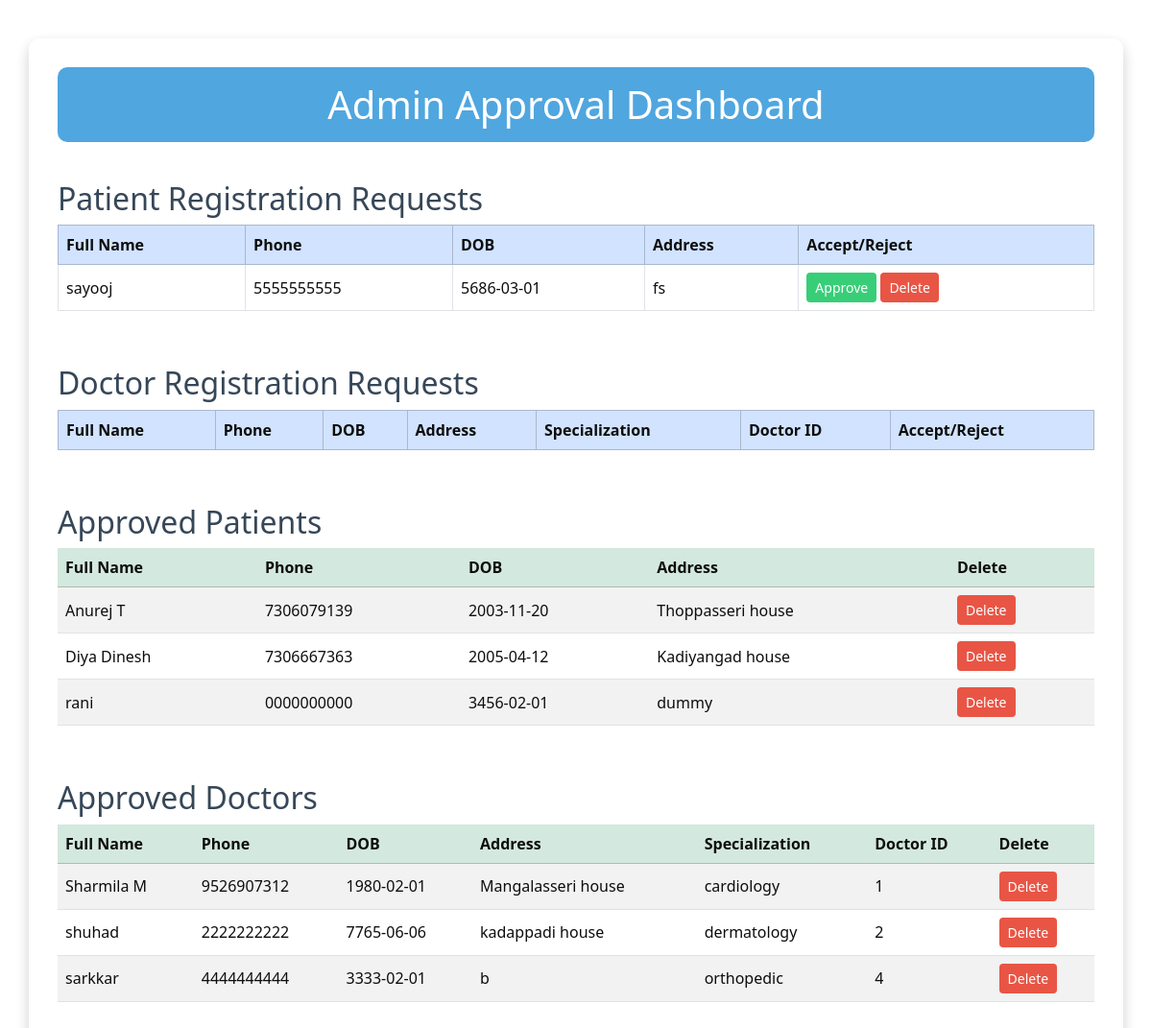
The app's page /adminlogged (signed in), older data.
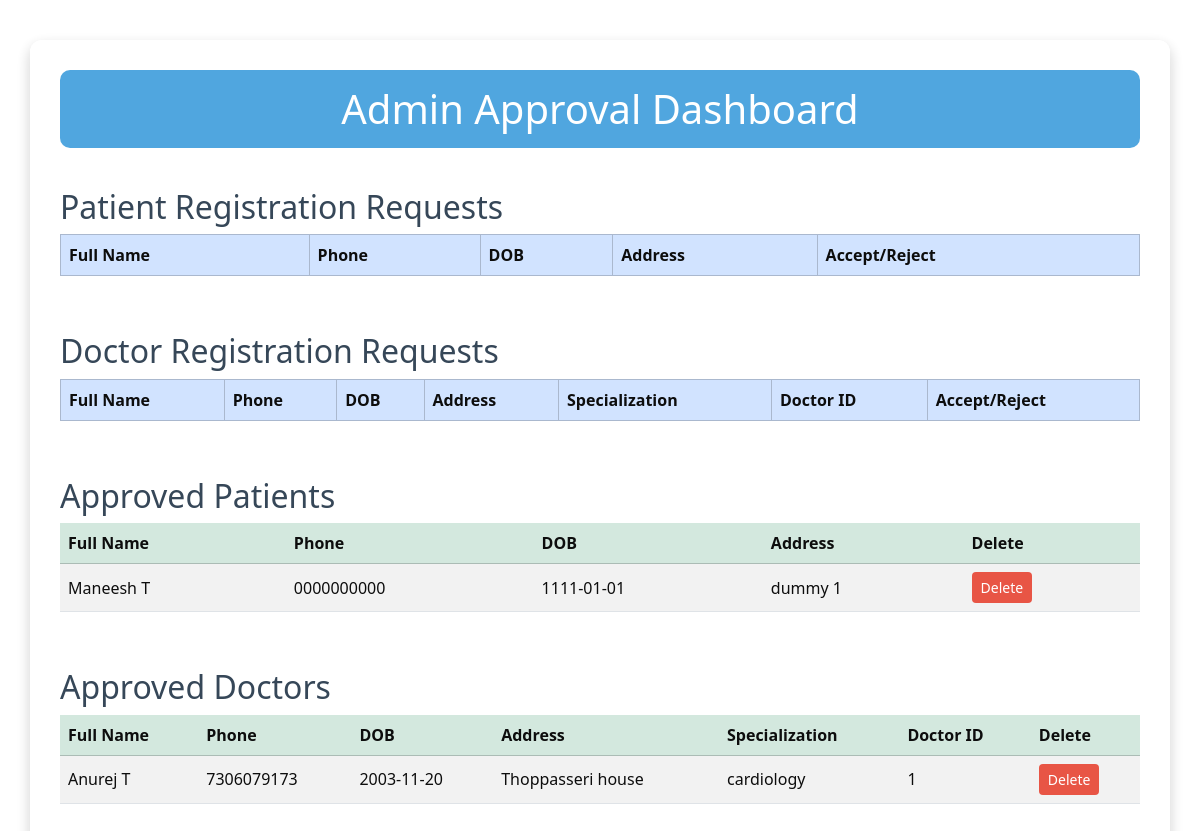
The same page, newer data.
### models.py (models this page shows)
class Patient(db.Model):
    id = db.Column(db.Integer, primary_key = True)
    full_name = db.Column(db.String())
    phone_no = db.Column(db.String())
    dob = db.Column(db.Date)
    address = db.Column(db.String())
    password = db.Column(db.String())
    is_approved = db.Column(db.Boolean(), default = False)

class Doctor(db.Model):
    id = db.Column(db.Integer, primary_key = True)
    full_name = db.Column(db.String())
    phone_no = db.Column(db.String())
    dob = db.Column(db.Date)
    address = db.Column(db.String())
    password = db.Column(db.String())
    doct_id = db.Column(db.String(), unique = True)
    specialization = db.Column(db.String())
    is_approved = db.Column(db.Boolean, default = False)

### app.py (the view)
@app.route('/adminlogged')
def admin_logged():
    if not session.get('admin_logged_in'):
        return redirect('logadmin')
    pending_patients = Patient.query.filter_by(is_approved = False).all()
    approved_patients = Patient.query.filter_by(is_approved = True).all()
    pending_doctors = Doctor.query.filter_by(is_approved = False).all()
    approved_doctors = Doctor.query.filter_by(is_approved = True).all()
    return render_template('adminlogged.html', doctors = pending_doctors, approved_doctors = approved_doctors, patients = pending_patients, approved_patients = approved_patients)

### templates/adminlogged.html (shortened to what this page needs)
<!DOCTYPE html>
<html lang="en">
<head>
    <link href="https://cdn.jsdelivr.net/npm/bootstrap@5.3.3/dist/css/bootstrap.min.css" rel="stylesheet">
</head>
<body>
    <div class="container dashboard-container">
        <h1>Admin Approval Dashboard</h1>
        <h2>Patient Registration Requests</h2>
        <div class="table-responsive">
            <table class="table table-bordered table-hover align-middle">
                <thead class="table-primary">
                    <tr>
                        <th>Full Name</th>
                        <th>Phone</th>
                        <th>DOB</th>
                        <th>Address</th>
                        <th>Accept/Reject</th>
                    </tr>
                </thead>
                <tbody>
                    {% for patient in patients %}
                    <tr>
                        <td>{{ patient.full_name }}</td>
                        <td>{{ patient.phone_no }}</td>
                        <td>{{ patient.dob }}</td>
                        <td>{{ patient.address }}</td>
                        <td>
                            <form action="/approve_patient/{{ patient.id }}" method="POST" class="d-inline">
                                <button type="submit" class="btn btn-sm btn-approve">Approve</button>
                            </form>
                            <form action="/delete_patient/{{ patient.id }}" method="POST" class="d-inline">
                                <button type="submit" class="btn btn-sm btn-delete" onclick="return confirm('Are you sure to delete?')">Delete</button>
                            </form>
                        </td>
                    </tr>
                    {% endfor %}
                </tbody>
            </table>
        </div>
        <h2>Doctor Registration Requests</h2>
        <div class="table-responsive">
            <table class="table table-bordered table-hover align-middle">
                <thead class="table-primary">
                    <tr>
                        <th>Full Name</th>
                        <th>Phone</th>
                        <th>DOB</th>
                        <th>Address</th>
                        <th>Specialization</th>
                        <th>Doctor ID</th>
                        <th>Accept/Reject</th>
                    </tr>
                </thead>
            </table>
        </div>
        <h2>Approved Patients</h2>
        <div class="table-responsive">
            <table class="table table-striped align-middle">
                <thead class="table-success">
                    <tr>
                        <th>Full Name</th>
                        <th>Phone</th>
                        <th>DOB</th>
                        <th>Address</th>
                        <th>Delete</th>
                    </tr>
                </thead>
                <tbody>
                    {% for patient in approved_patients %}
                    <tr>
                        <td>{{ patient.full_name }}</td>
                        <td>{{ patient.phone_no }}</td>
                        <td>{{ patient.dob }}</td>
                        <td>{{ patient.address }}</td>
                        <td>
                            <form action="/delete_patient/{{ patient.id }}" method="POST" class="d-inline">
                                <button type="submit" class="btn btn-sm btn-delete" onclick="return confirm('Are you sure to delete?')">Delete</button>
                            </form>
                        </td>
                    </tr>
                    {% endfor %}
                </tbody>
            </table>
        </div>
        <h2>Approved Doctors</h2>
        <div class="table-responsive">
            <table class="table table-striped align-middle">
                <thead class="table-success">
                    <tr>
                        <th>Full Name</th>
                        <th>Phone</th>
                        <th>DOB</th>
                        <th>Address</th>
                        <th>Specialization</th>
                        <th>Doctor ID</th>
                        <th>Delete</th>
                    </tr>
                </thead>
                <tbody>
                    {% for doctor in approved_doctors %}
                    <tr>
                        <td>{{ doctor.full_name }}</td>
                        <td>{{ doctor.phone_no }}</td>
                        <td>{{ doctor.dob }}</td>
                        <td>{{ doctor.address }}</td>
                        <td>{{ doctor.specialization }}</td>
                        <td>{{ doctor.doct_id }}</td>
                        <td>
                            <form action="/delete_doctor/{{ doctor.id }}" method="POST" class="d-inline">
                                <button type="submit" class="btn btn-sm btn-delete" onclick="return confirm('Are you sure to delete?')">Delete</button>
                            </form>
                        </td>
                    </tr>
                    {% endfor %}
                </tbody>
            </table>
        </div>
    </div>
</body>
</html>

### templates/adminlogged.html (style rules this page uses)
body { background-image: url('https://images.pexels.com/photos/40568/medical-appointment-doctor-healthcare-40568.jpeg?auto=compress&cs=tinysrgb&dpr=2&h=1080&w=1920'); background-size: cover; background-position: center; background-repeat: no-repeat; background-attachment: fixed; opacity: 0.95; }
.dashboard-container { background-color: rgba(255, 255, 255, 0.95); border-radius: 12px; padding: 30px; margin-top: 40px; box-shadow: 0 6px 15px rgba(0,0,0,0.2); }
h1 { background-color: rgba(52, 152, 219, 0.9); color: white; text-align: center; padding: 15px; border-radius: 10px; margin-bottom: 30px; }
h2 { color: #2c3e50; margin-top: 40px; }
table { background-color: white; }
.btn-delete { background-color: #e74c3c; color: white; }

Row changes from the older to the newer data that the page shows:
removed Patient: full_name "sayooj", phone_no "5555555555", dob "5686-03-01", address "fs", shown under "Patient Registration Requests"
removed Patient: full_name "Diya Dinesh", phone_no "7306667363", dob "2005-04-12", address "Kadiyangad house", shown under "Approved Patients"
removed Patient: full_name "rani", phone_no "0000000000", dob "3456-02-01", address "dummy", shown under "Approved Patients"
removed Doctor: full_name "shuhad", phone_no "2222222222", dob "7765-06-06", address "kadappadi house", specialization "dermatology", doct_id "2"
removed Doctor: full_name "sarkkar", phone_no "4444444444", dob "3333-02-01", address "b", specialization "orthopedic", doct_id "4"
changed Patient: full_name "Anurej T" → "Maneesh T"; phone_no "7306079139" → "0000000000"; dob "2003-11-20" → "1111-01-01"; address "Thoppasseri house" → "dummy 1"
changed Doctor "cardiology": full_name "Sharmila M" → "Anurej T"; phone_no "9526907312" → "7306079173"; dob "1980-02-01" → "2003-11-20"; address "Mangalasseri house" → "Thoppasseri house"
